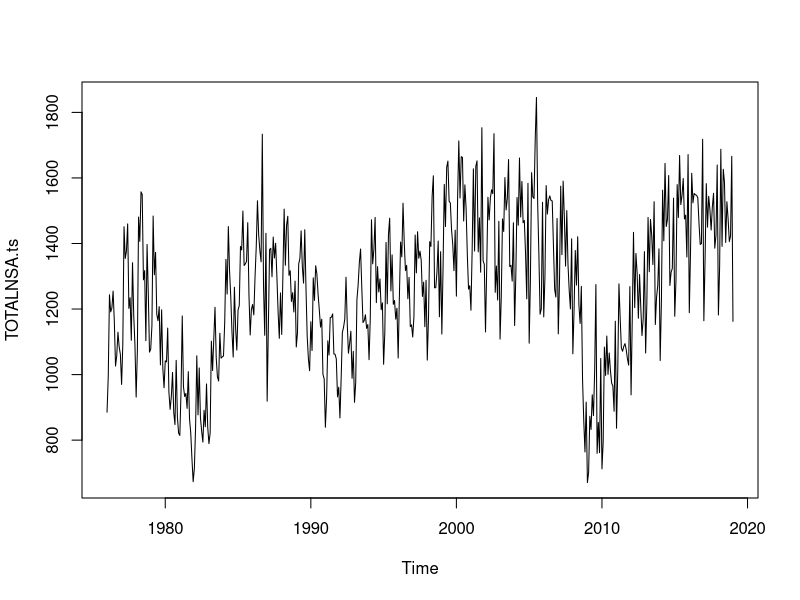
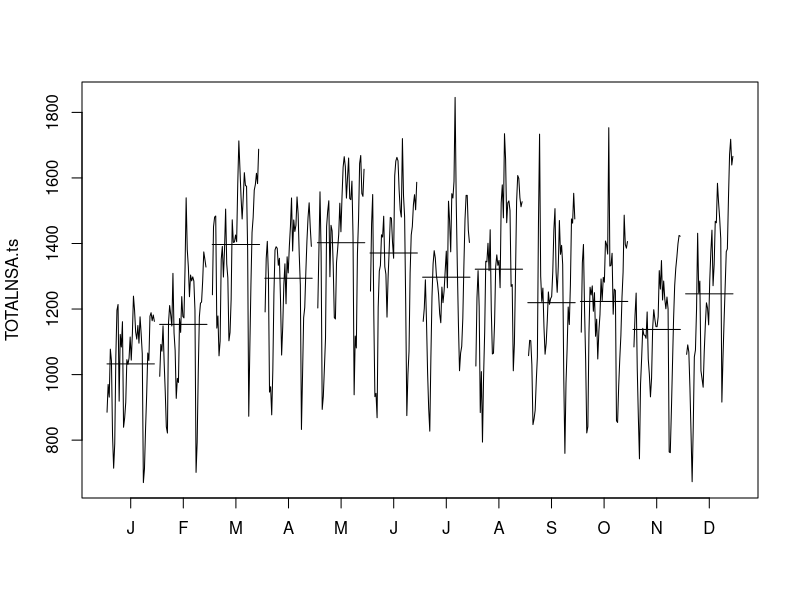
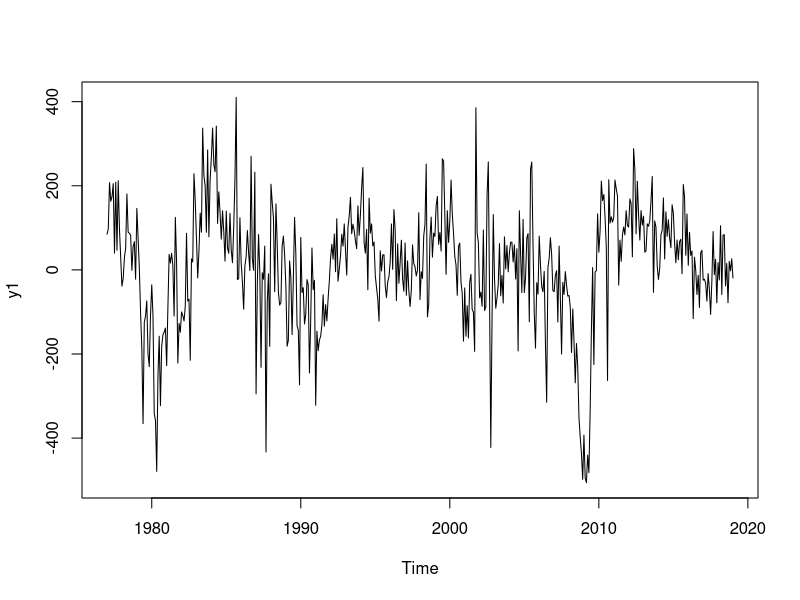
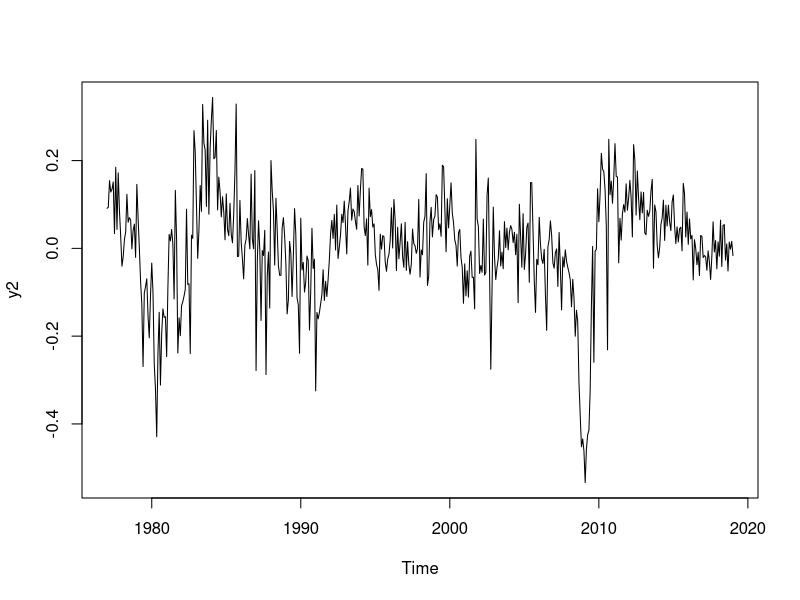
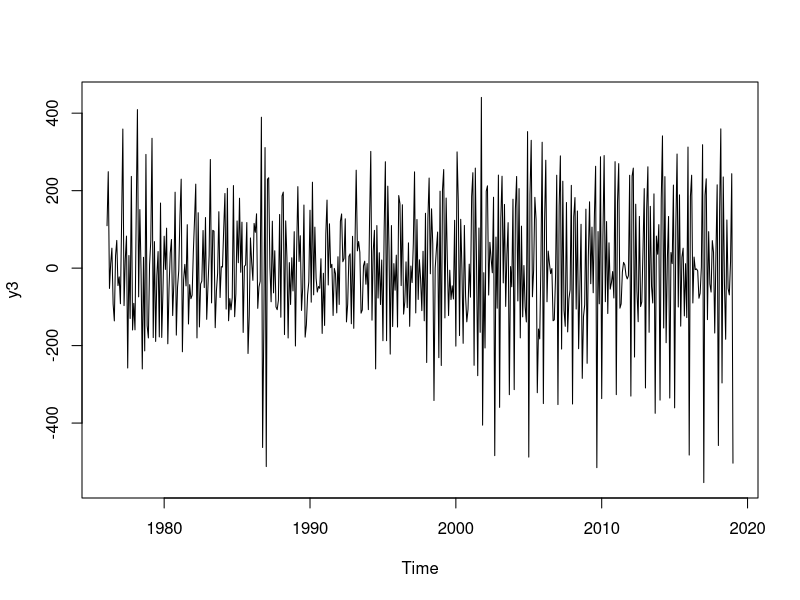
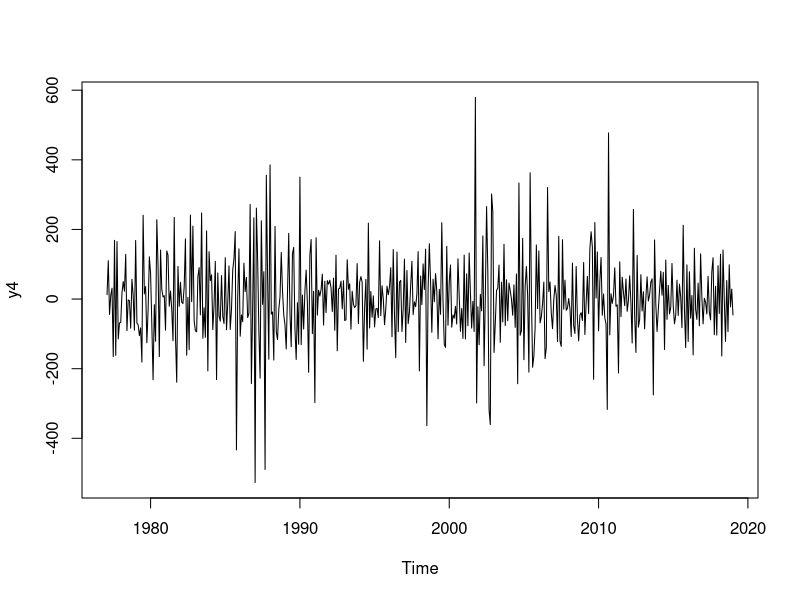
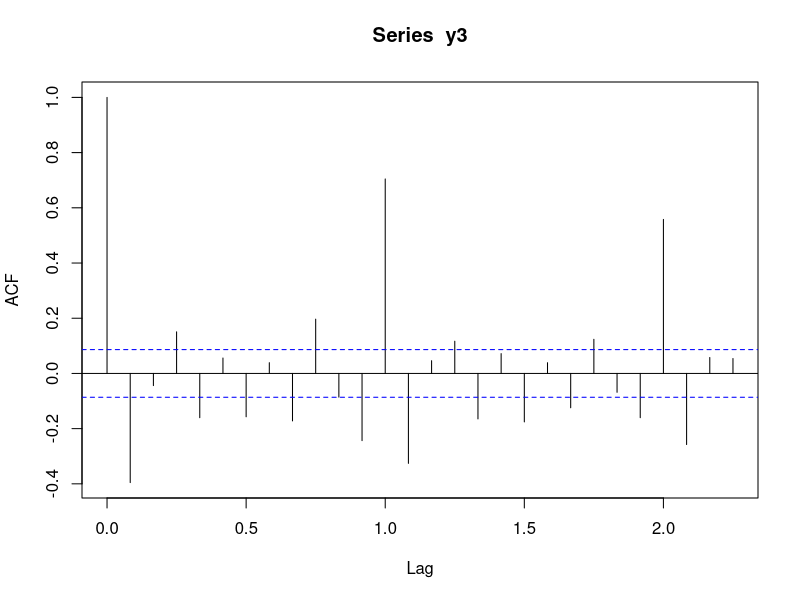
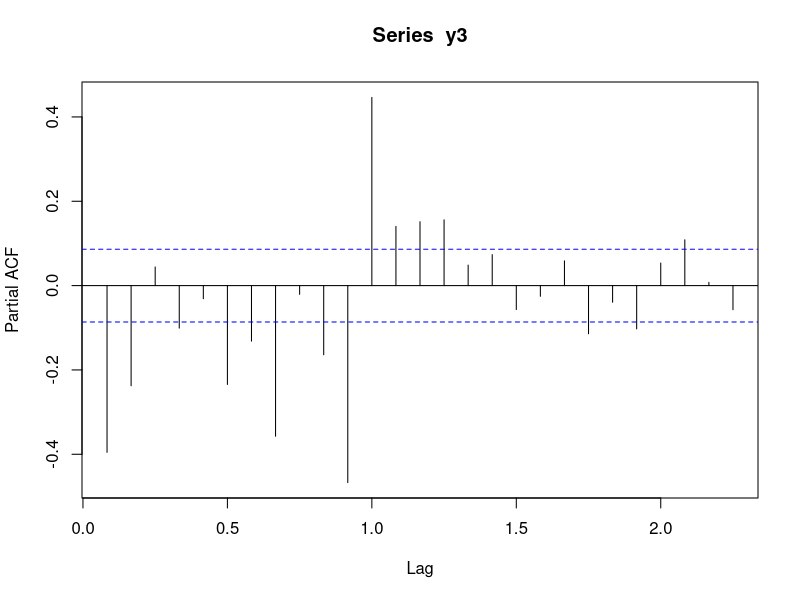

Here is the R script that generated these plots, in order:
## ---- chunk 1
knitr::opts_chunk$set(cache = TRUE, warning=FALSE)
seed <- 31
## ---- chunk 2
mydata=read.csv("input/TOTALNSA.csv",header=T,dec=".")
dim(mydata)
TOTALNSA.ts=ts(mydata$TOTALNSA,frequency=12,c(1976,1))
plot(TOTALNSA.ts)
#there is clear growing trend but with period of crisis
## ---- chunk 3
#maybe we could start a new dataset from 2007-2008 for better predictions

monthplot(TOTALNSA.ts)
#saisonnalité

## ---- chunk 4
y1= diff(TOTALNSA.ts,lag=12)
plot(y1)
#mauvais 
## ---- chunk 5
y2= diff(log(TOTALNSA.ts),lag=12)
plot(y2)
#mauvais 
## ---- chunk 6
y3=diff(TOTALNSA.ts)
plot(y3)
#pas mal
## ---- chunk 7
y4=diff(diff(TOTALNSA.ts,lag=12))
plot(y4)
#pas mal aussi
## ---- chunk 8
acf(y3) 
pacf(y3)
## ---- chunk 9
acf(y4)
pacf(y4)
## ---- chunk 10
model1<- arima(TOTALNSA.ts, order = c(0,1,1),seasonal=c(0,1,0))
model1
acf(model1$residuals) 
Box.test(model1$residuals, lag = 15, type="Ljung-Box")
#fonctionne pas
## ---- chunk 11
model2<- arima(TOTALNSA.ts, order = c(2,1,2),seasonal=c(2,1,2))
model2
acf(model2$residuals) 
Box.test(model2$residuals, lag = 15, type="Ljung-Box")

#semble etre le plus court et le meilleur apres plusieurs tests
## ---- chunk 12
myforecast<-predict(model2,n.ahead=5)
point.forecast<-myforecast$pred
SE<-myforecast$se
lower<-point.forecast-qnorm(0.975)*SE
upper<-point.forecast+qnorm(0.975)*SE
plot(TOTALNSA.ts,xlim=c(2000,2019))
# we adjust the scale of the axes to get a nicer plot
lines(point.forecast,col="red")
lines(lower,col="blue")
lines(upper,col="blue")
